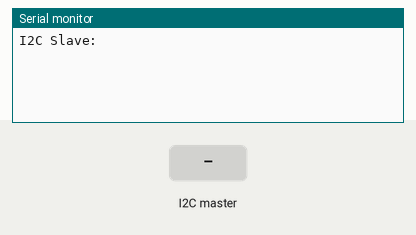
Simulated run of this sketch. Board: Arduino Uno, built with avr-gcc and run on an emulated ATmega328P. On the bench: the last lines printed to the serial monitor. The inputs (shaded band) are chosen by the test bench. Storage starts empty; random numbers use the default seed unless the sketch sets one; the audio player accepts every command and is not drawn.

Above: at 1.2 s.
1.3 s: the I2C master sends the byte 5
At 2.1 s:
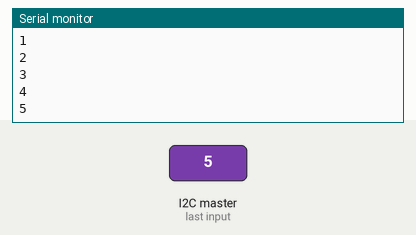
2.8 s: the I2C master sends the byte 90
At 2.87 s:
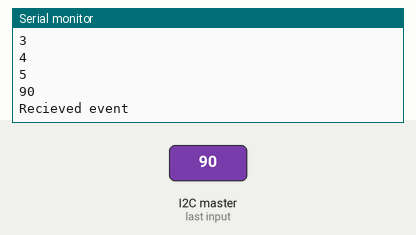
Timing chart, 0 to 5.8 s (numbered marks = the images above; inputs shaded):
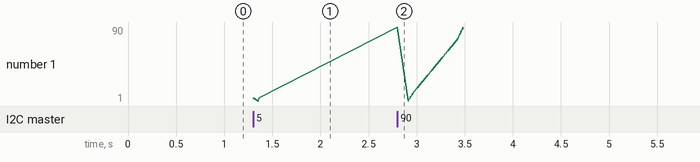

The sketch:

slave.ino
```cpp
// Include Arduino Wire library for I2C
#include <Wire.h>
#include "SD.h"
#include "TMRpcm.h"
#include "SPI.h"

#define SPEAKER_PIN 9
#define SD_ChipSelectPin 4 // Defines the SD pin

// Define Slave I2C Address
#define SLAVE_ADDR 9

// Define Slave answer size
#define ANSWERSIZE 5

// Define string with response to Master
String answer = "Hello";
TMRpcm tmrpcm;
int timer_duration = 0;

void setup() {

  // Initialize I2C communications as Slave
  Wire.begin(SLAVE_ADDR);

  // Function to run when data received from master
  Wire.onReceive((void (*)(int))receiveEvent);

  // Setup Serial Monitor
  Serial.begin(9600);

  Serial.println("I2C Slave:");

  tmrpcm.speakerPin = SPEAKER_PIN;

  if (!SD.begin(SD_ChipSelectPin)) {
    Serial.println("SD fail");
    return;
  }
}

void loop() {
  delay(50);
}


void receiveEvent() {

  // Read while data received
//  from Master's: Wire.write(0);
  String response = "";
  while (0 < Wire.available()) {
    byte b = Wire.read();
    response += b;
  }
  timer_duration = atoi(response.c_str());
  Serial.println(timer_duration);
  Serial.println("Recieved event");
  tmrpcm.setVolume(5);

  int song_id = (rand() % 9)+1 ;
  char q[] = "1.wav";
  q[0] = song_id + '0';
  Serial.println(q);
     tmrpcm.play(q);

  for(int i = 0; i < timer_duration; i++){
    delay(1000);
    Serial.println(i+1);
  }

  tmrpcm.disable();

}
```

Measured:
- after the input at 1.3 s, the serial monitor: prints a new line at once (image 1)
- after the input at 2.8 s, the serial monitor: prints a new line at once (image 2)
- plotted number 1: 5 → 90 after the input at 2.8 s
